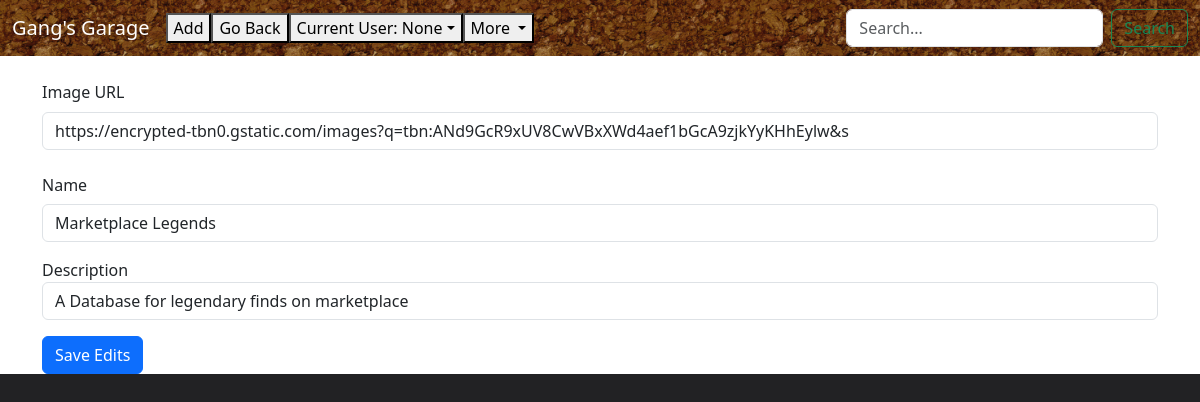
/edit_database?id=2, run on the app's committed database.
### models.py (models this page shows, shortened)
class Database(db.Model):
    id = db.Column(db.Integer, primary_key=True)
    image = db.Column(db.String, nullable=True)
    name = db.Column(db.String(100), nullable=False)
    description = db.Column(db.Text)
    databaseid = db.Column(db.Integer, nullable = False)
    userid = db.Column(db.Integer, nullable = False)

### views.py (the view, shortened to what this page needs)
    @app.route('/edit_database', methods=['GET', 'POST'])
    def edit_database():
        userid=request.args.get('userid')
        ActiveUser=request.args.get('ActiveUser')
        user = User.query.get(userid)
        id = request.args.get('id')
        database = Database.query.get(id)
        if request.method == 'GET':
            return render_template('edit_database.html', database = database, ActiveUser=ActiveUser, userid=userid, user=user)

### templates/edit_database.html (shortened to what this page needs)
{% extends "base.html" %} {% block title %}Home{% endblock %}{% block content %}
<form action="/edit_database" method="POST">
  <div class="mb-3">
    <label for="image" class="form-label">Image URL</label>
    <input class="form-control" id="database-img" name="Image" value="{{database.image}}"/>
  </div>
  <div class="mb-3">
    <label for="recipient-name" class="col-form-label">Name<br></label>
    <input type="text" class="form-control" id="database-name" name='Name' value="{{database.name}}"/>
  </div>
  <div class="mb-3">
    <label for="message-text" class="col-form-label"></label>Description</label>
    <input class="form-control" id="database-description" name="Description" value="{{database.description}}"/>
  </div>
  <button type="submit" class="btn btn-primary">Save Edits</button>
{%endblock%}

### static/css/custom.css (style rules this page uses)
.blackbackground { background-color: #222224; }

### data on the page
Database: Image "https://encrypted-tbn0.gstatic.com/images?q=tbn:ANd9GcR9xUV8CwVBxXWd4aef1bGcA9zjkYyKHhEylw&s", Name "Marketplace Legends", Description "A Database for legendary finds on marketplace"

### other printed values
{{ ActiveUser }} "None"
